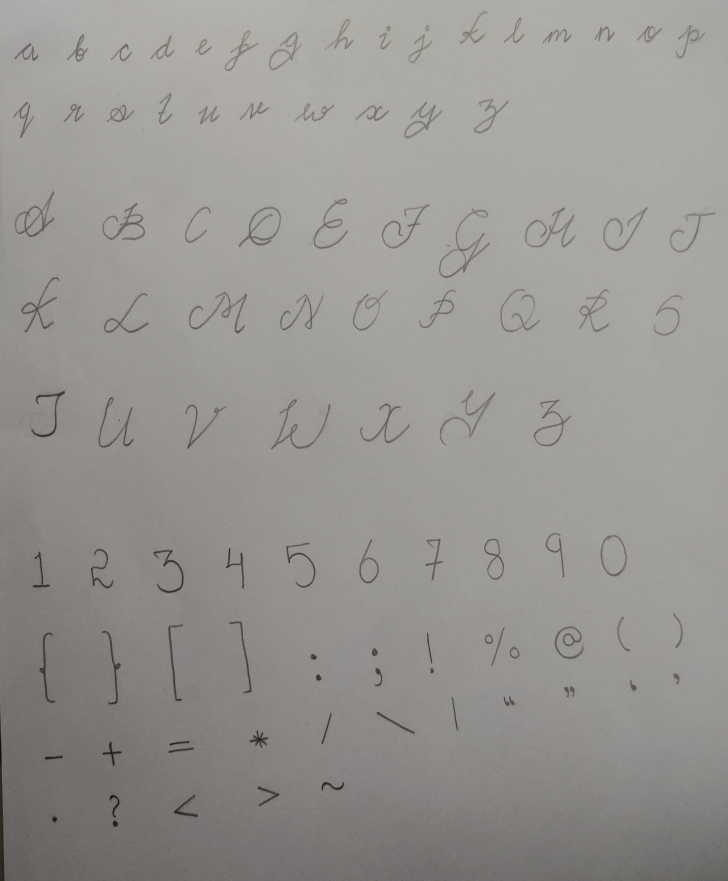
#> input picture script/data/2.jpg, 2911 x 3523 px, found by its file name (shown at 1/4 size)
$ jupyter execute 1_crop_image2letters.ipynb   (older library calls are emulated)
#> lines starting #> are read from the running program, lines starting #| are printed output that depends on the picture; after the words box and inside, x2 and y2 are one past the last pixel; in counts of white or black regions, pixels touching at a corner belong together
# Crop input image into seperate letters

### Import Modules

[cell 1]
import cv2
import numpy as np
import imutils

[cell 2]
# Load image data
img = cv2.imread('data/2.jpg', -1)
#> img is the input picture: shape (3523, 2911, 3); mean B, G, R 146, 149.4, 151.2

rgb_planes = cv2.split(img)

result_planes = []
result_norm_planes = []

# Remove shadows
for plane in rgb_planes:
    dilated_img = cv2.dilate(plane, np.ones((7,7), np.uint8))
    bg_img = cv2.medianBlur(dilated_img, 21)
    diff_img = 255 - cv2.absdiff(plane, bg_img)
    norm_img = cv2.normalize(diff_img,None, alpha=0, beta=255, norm_type=cv2.NORM_MINMAX, dtype=cv2.CV_8UC1)
#     result_planes.append(diff_img)
    result_norm_planes.append(norm_img)
#> this loop made 3 passes
#> pass 1, `dilated_img = cv2.dilate(plane, np.ones((7,7), np.uint8))`:
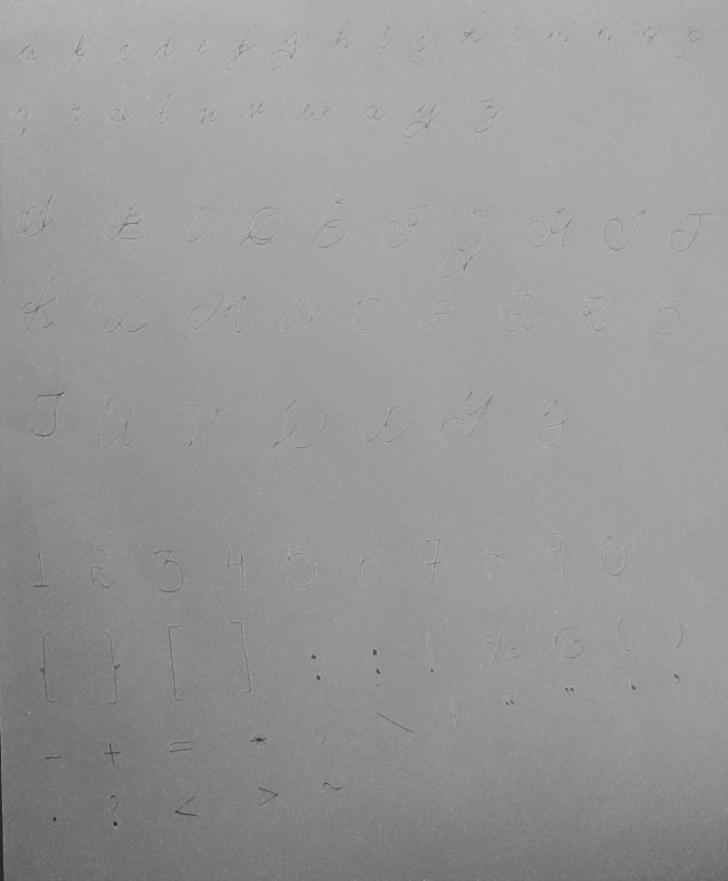
#> dilated_img: shape (3523, 2911) (shown at 1/4 size); min 14, max 189, mean 152.2
#> pass 1, `diff_img = 255 - cv2.absdiff(plane, bg_img)`:
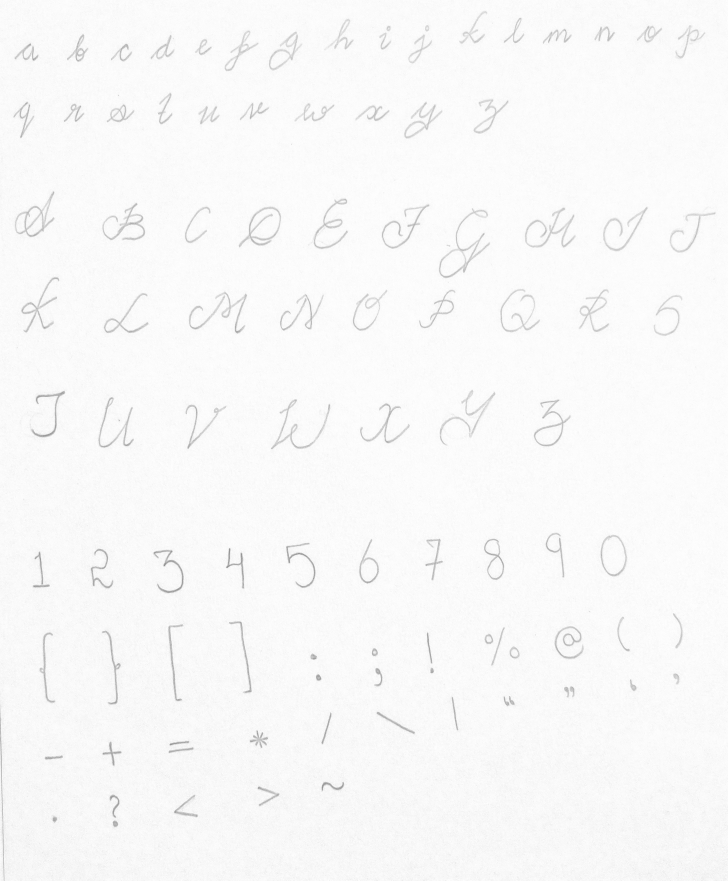
#> diff_img: shape (3523, 2911) (shown at 1/4 size); min 117, max 255, mean 248.9
#> pass 1, `norm_img = cv2.normalize(diff_img,None, alpha=0, beta=255, norm_type=c..`:
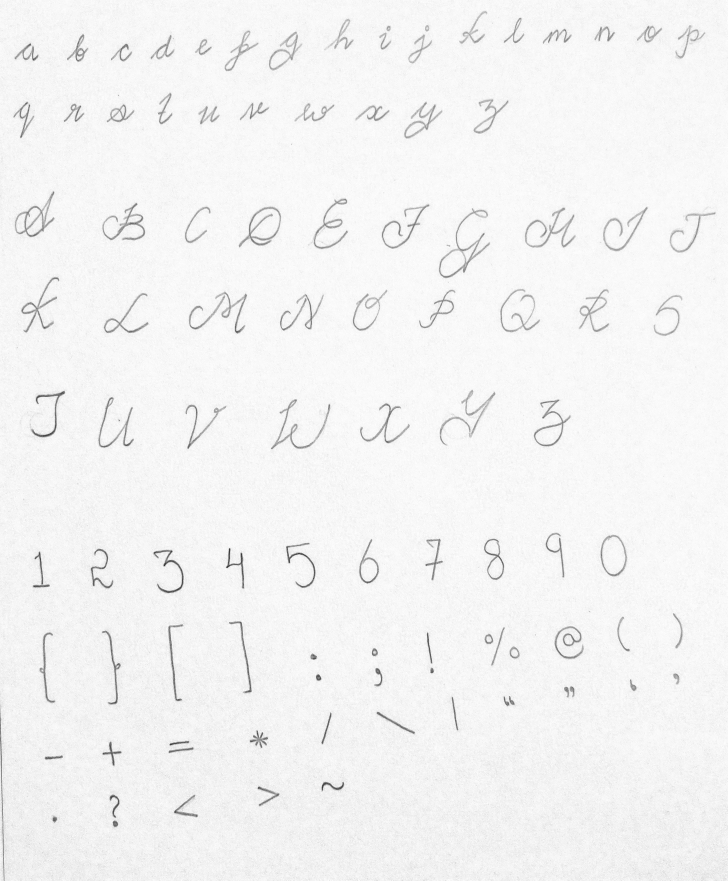
#> norm_img: shape (3523, 2911) (shown at 1/4 size); min 0, max 255, mean 243.6
#> after the loop, result_norm_planes = 3 items

# result = cv2.merge(result_planes)
result_norm_planes_image = cv2.merge(result_norm_planes)

image = imutils.resize(result_norm_planes_image, height=800)#width=800,
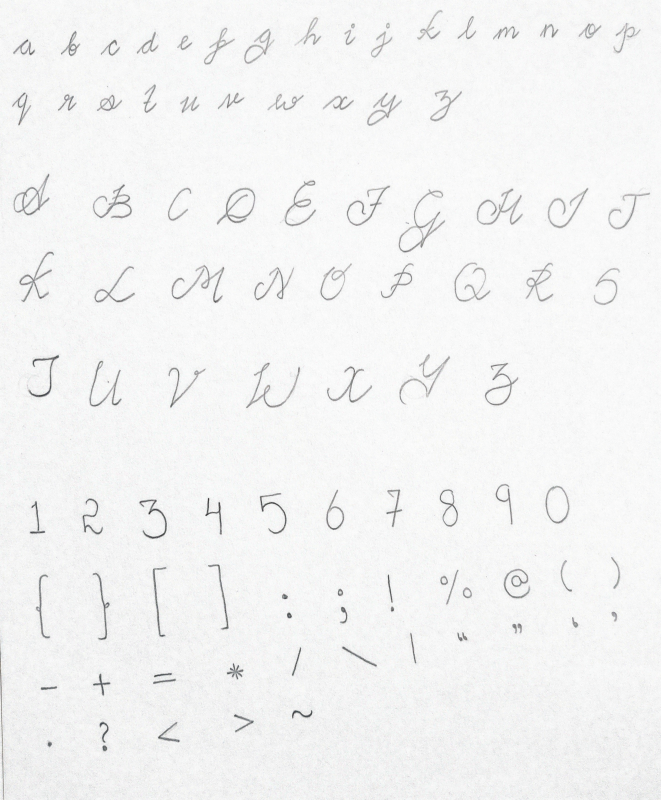
#> image: shape (800, 661, 3); mean of channels 0, 1, 2 243.6, 243.7, 243.3; drawn as B, G, R

# Increase brightness
# hsv = cv2.cvtColor(image, cv2.COLOR_BGR2HSV)
# hsv[:,:,2] += 30
# image = cv2.cvtColor(hsv, cv2.COLOR_HSV2BGR)

# make a copy
original = image.copy()

#convert to grayscale
gray = cv2.cvtColor(image, cv2.COLOR_BGR2GRAY)

#parameters for threshold
thresholdValue = 0
maxVal = 255
thresholdingTechnique = cv2.THRESH_OTSU + cv2.THRESH_BINARY
thresh = cv2.threshold(gray,thresholdValue,maxVal,thresholdingTechnique)[1]
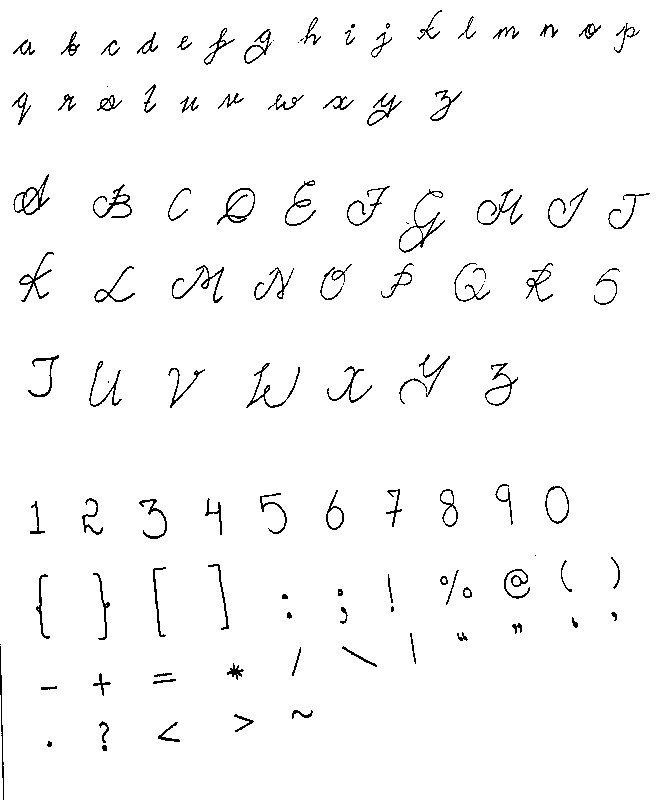
#> thresh: shape (800, 661); 97.5% white; black in thin lines or dots

# Selecting ROIs
ROIs = cv2.selectROIs("Select Rois",original)
cv2.destroyAllWindows()

$ run again, with script/data/0.jpg copied over script/data/2.jpg
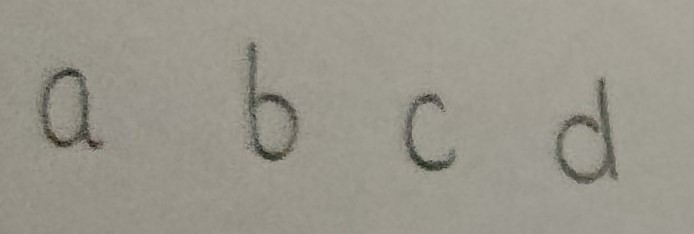
#> input picture script/data/0.jpg, 694 x 234 px, found by its file name
#> img is the input picture: shape (234, 694, 3); mean B, G, R 139.5, 150.6, 153.9
#> the loop `for plane in rgb_planes:` made 3 passes
#> pass 1, `norm_img = cv2.normalize(diff_img,None, alpha=0, beta=255, norm_type=c..`:
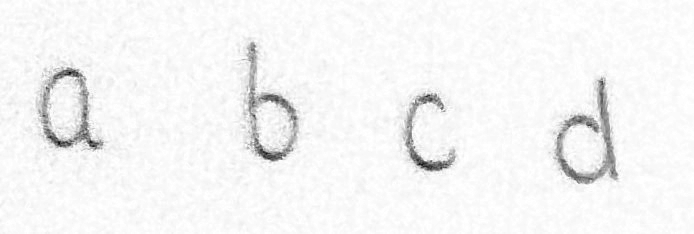
#> norm_img: shape (234, 694); min 0, max 255, mean 244.9
#> after the loop `for plane in rgb_planes:`: result_norm_planes = 3 items
#> `thresh = cv2.threshold(gray,thresholdValue,maxVal,thresholdingTechniqu..`:
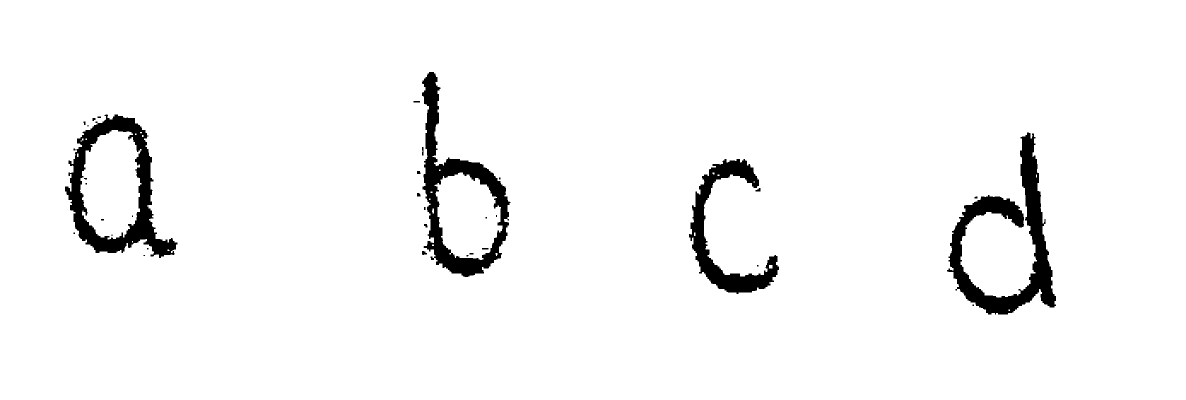
#> thresh: shape (800, 2372) (shown at 1/2 size); 96.2% white; 34 black regions (17 under 20 px), largest, box (x1, y1, x2, y2) and area: (1894, 264, 2112, 629) 22302, (844, 144, 1021, 554) 18673, (130, 229, 355, 516) 18641

$ run again, with script/data/1.jpg copied over script/data/2.jpg
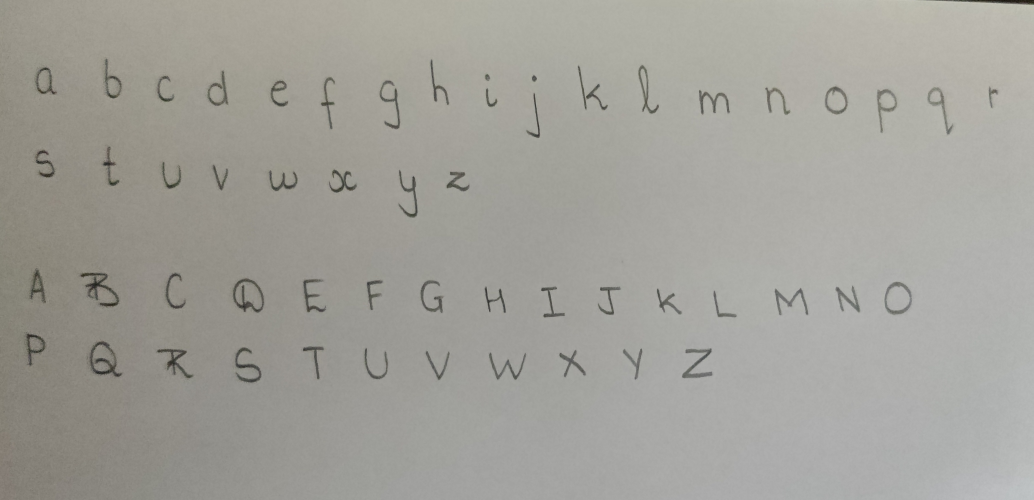
#> input picture script/data/1.jpg, 3100 x 1500 px, found by its file name (shown at 1/3 size)
#> img is the input picture: shape (1500, 3100, 3); mean B, G, R 154, 160.5, 161.8
#> the loop `for plane in rgb_planes:` made 3 passes
#> pass 1, `norm_img = cv2.normalize(diff_img,None, alpha=0, beta=255, norm_type=c..`:
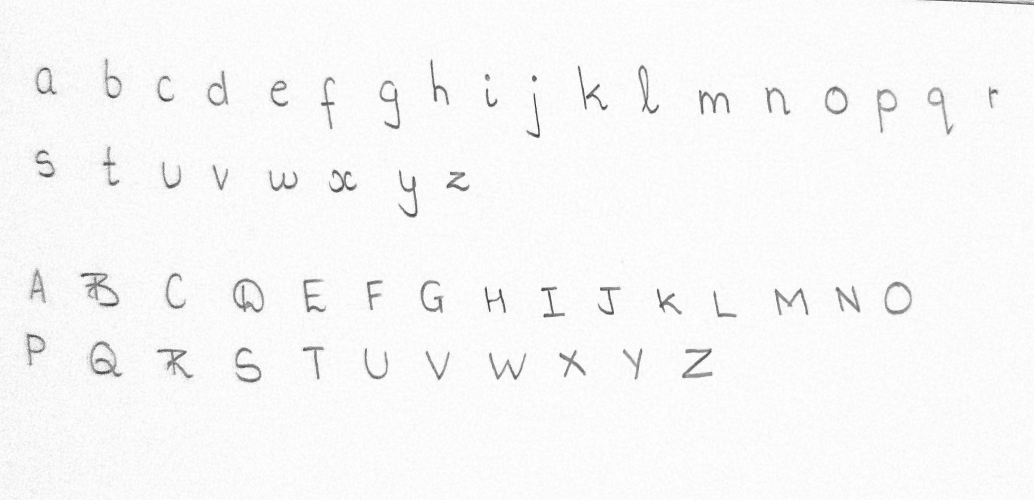
#> norm_img: shape (1500, 3100) (shown at 1/3 size); min 0, max 255, mean 248.3
#> after the loop `for plane in rgb_planes:`: result_norm_planes = 3 items
#> `thresh = cv2.threshold(gray,thresholdValue,maxVal,thresholdingTechniqu..`:
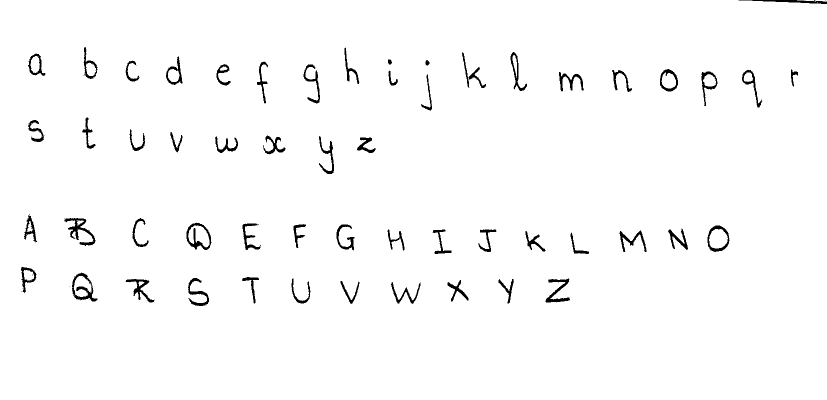
#> thresh: shape (800, 1653) (shown at 1/2 size); 98% white; 70 black regions (14 under 20 px), largest, box (x1, y1, x2, y2) and area: (129, 436, 191, 492) 1017, (144, 545, 196, 603) 906, (373, 445, 423, 500) 862
